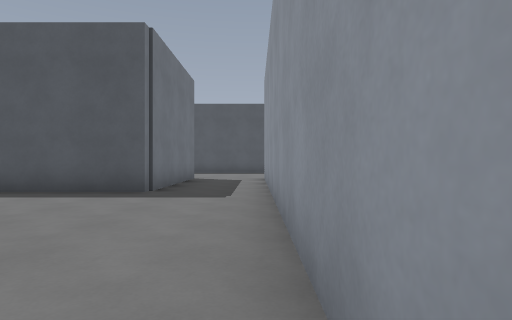
View 1 (above)

17 first-person views from a walk through a Godot game level. The camera is 1.2 m above the floor, looks level and sees 75° across. The floor is counted in squares, 2 m on a side. Each view is taken from the middle of a square. On the plan, view 1 faces up. The plan holds only what a view shows up to about 10 squares ahead; the rest is blank. The place goes on beyond the plan. Surface patterns are stand-ins for the level's own textures.

View 2
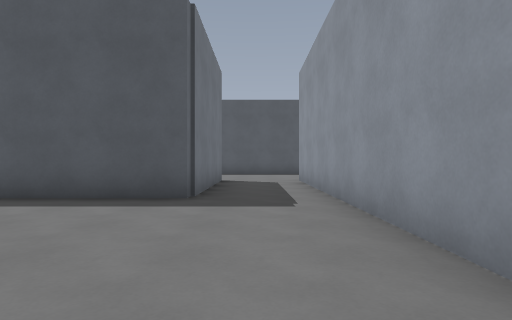

View 3
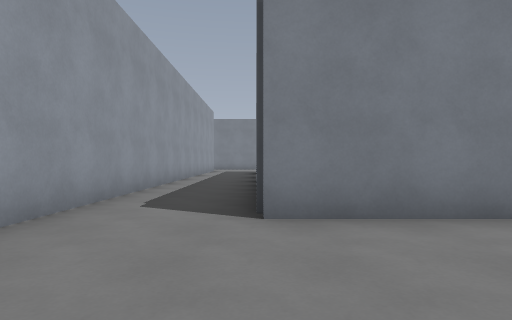

View 4
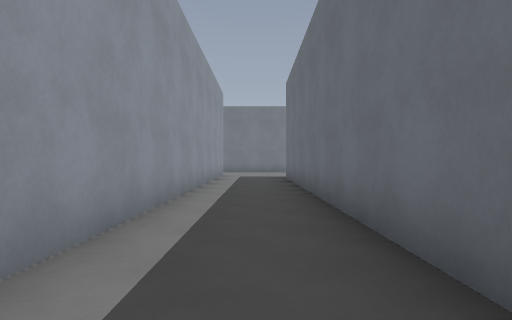

View 5
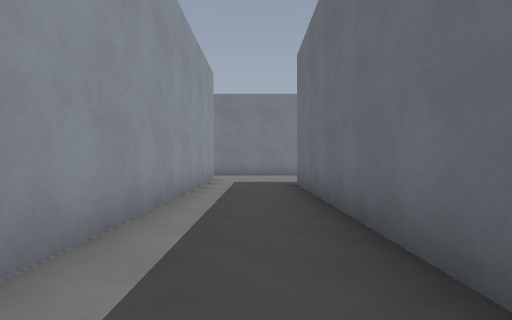

View 6
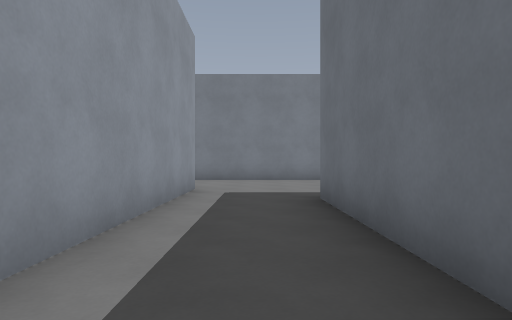

View 7
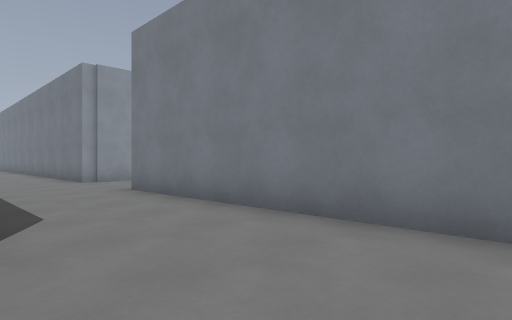

View 8
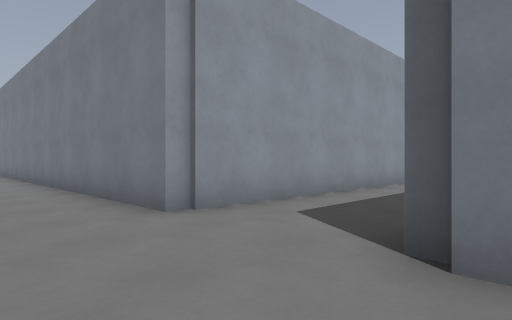

View 9
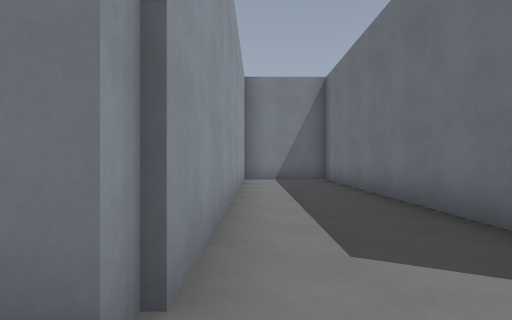

View 10
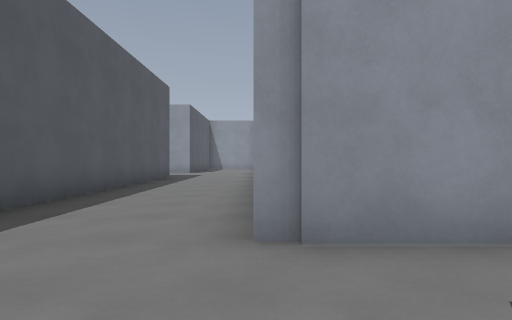

View 11
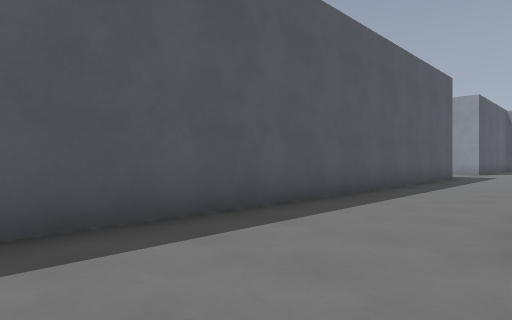

View 12
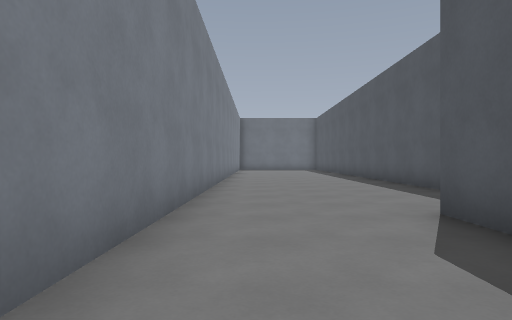

View 13
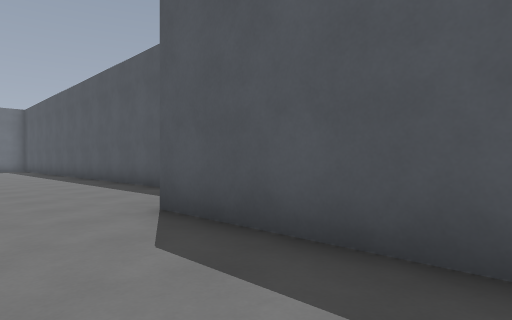

View 14
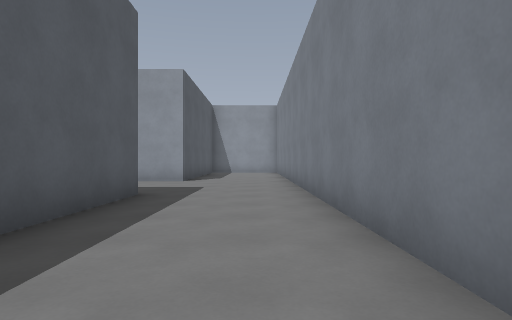

View 15
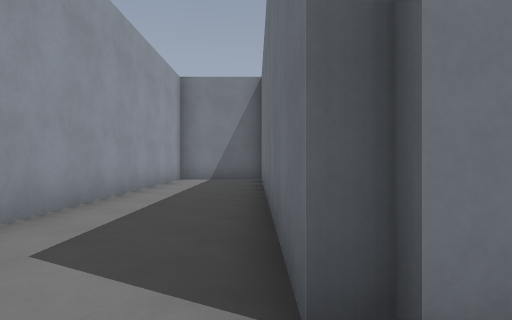

View 16
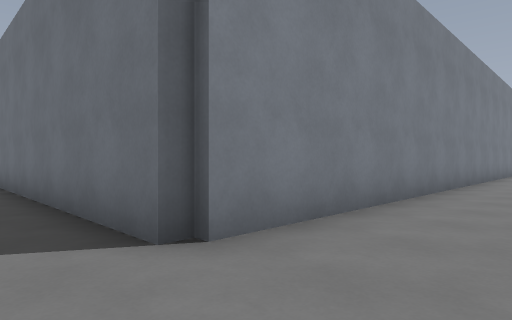

View 17
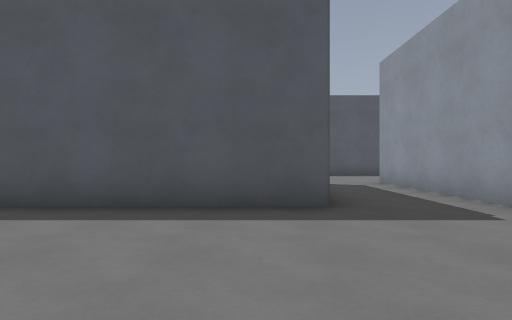

### Floor plan
Points are (right, up) in squares from view 1. A wall is a line through its corners. A room is listed if a view was taken in it or the views show most of it. See-through windows are left out.
Room 1 (views 1, 2, 4, 5, 6, 7, 8, 9, 10, 11, 12, 13, 14, 15, 16)
walls: (3.8, -13) (0.3, -13) (0.3, 1.4); (-2.6, -11.3) (-6.4, -11.3); (-6.3, -16) (4.8, -16) (4.8, -24.5); (7.4, -24.5) (7.4, -16) (17.4, -16); (-2, -1.2) (-2, -11.2); (16.9, -13) (5.4, -13)
ways out: opening at (-0.5, 1) to room 2; opening at (16.5, -14.5)
Room 2 (views 3, 17)
walls: (-4.6, 1.6) (-2, 1.6); (0.3, 1.4) (0.3, 10.9); (-2, 10.8) (-2, 6.2) (-6.3, 6.2)
ways out: opening at (-0.5, 1) to room 1; opening at (-0.5, 10)

Positions as (right, up) in squares from view 1, and headings:
1: (0, 0), facing up
2: (-1, 1), facing up
3: (-2, 5), facing down
4: (-1, 0), facing down
5: (-1, -3), facing down
6: (-1, -6), facing down
7: (-2, -13), facing down-right
8: (4, -14), facing down-right
9: (7, -15), facing down
10: (5, -16), facing right
11: (5, -16), facing up-right
12: (4, -15), facing left
13: (4, -15), facing up-left
14: (11, -15), facing right
15: (5, -15), facing down
16: (6, -14), facing down-left
17: (-3, 2), facing up
